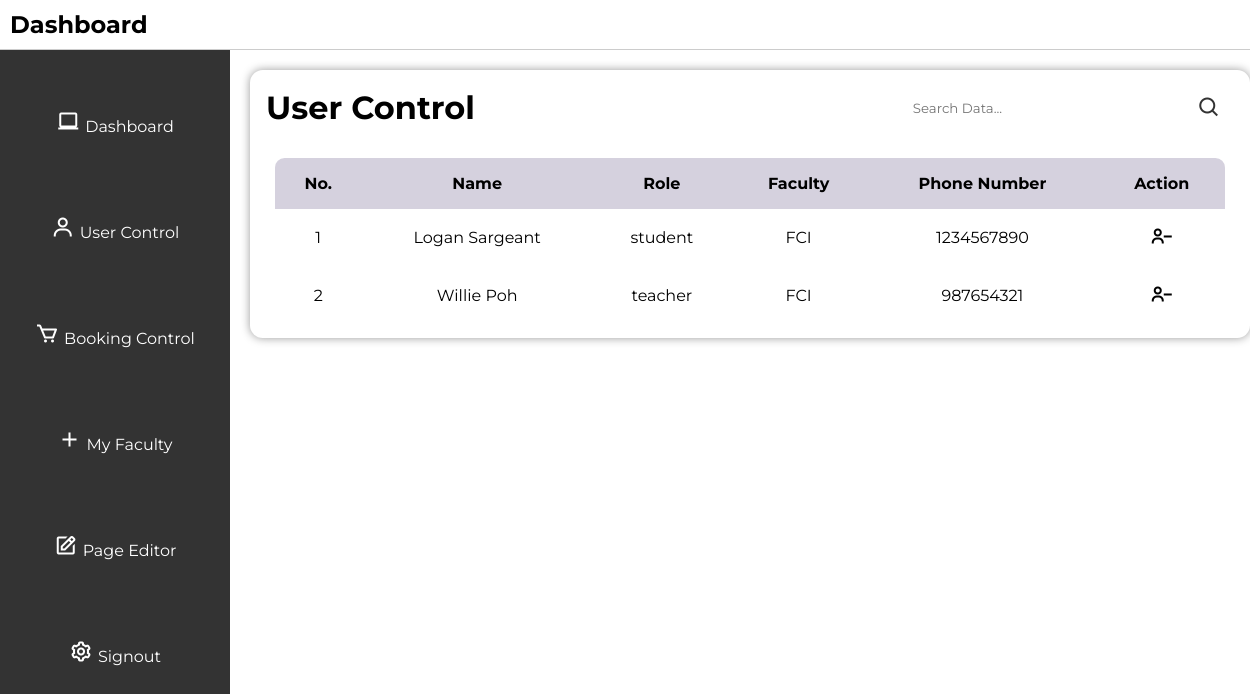
The page /usercontrol on the database as committed earlier.
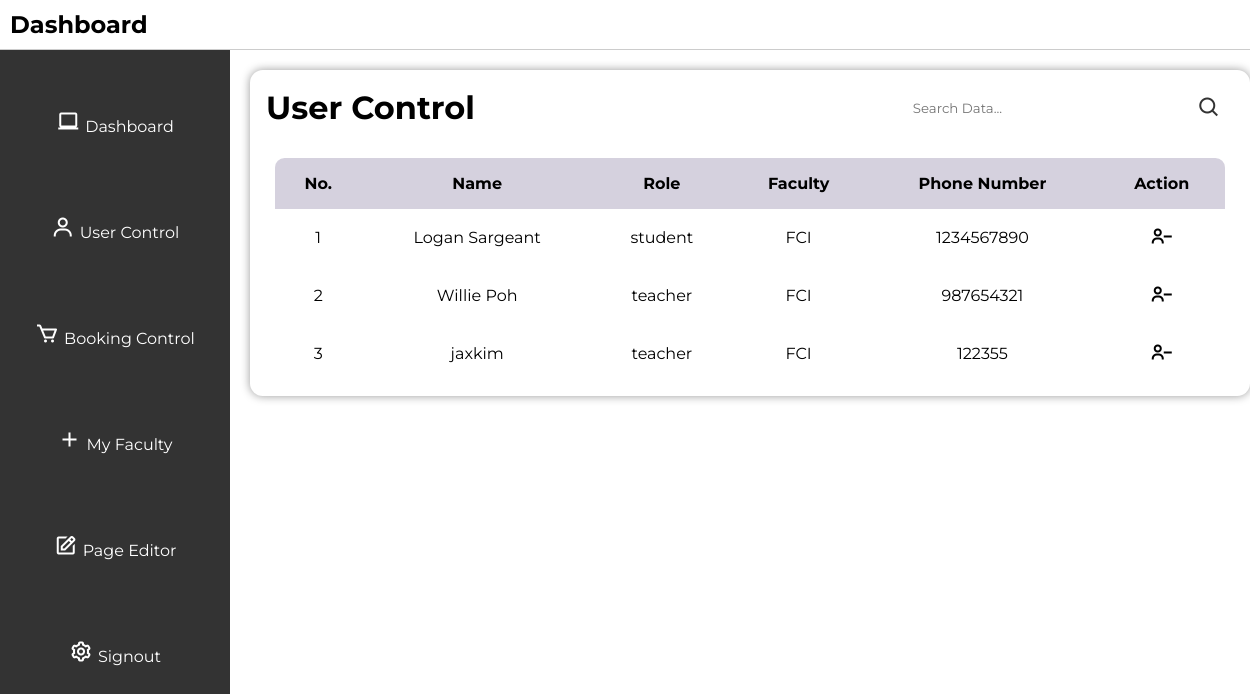
The same page on the database as committed later.
### tables this page shows
CREATE TABLE users (
        id INTEGER PRIMARY KEY AUTOINCREMENT,
        role TEXT NOT NULL,
        faculty TEXT NOT NULL,
        username TEXT NOT NULL UNIQUE,
        email TEXT NOT NULL UNIQUE,
        phone_number TEXT NOT NULL UNIQUE,
        password TEXT NOT NULL
        );

### app.py (the view)
@app.route("/usercontrol")
def usercontrol():
    search_query = request.args.get('search', '')
    conn = get_db_connection()
    cursor = conn.cursor()
    if search_query:
        cursor.execute(
            """
            SELECT id, role, faculty, username, phone_number
            FROM users
            WHERE username LIKE ? OR role LIKE ? OR faculty LIKE ? OR phone_number LIKE ?
            """,
            (f"%{search_query}%", f"%{search_query}%", f"%{search_query}%", f"%{search_query}%")
        )
    else:
        cursor.execute("SELECT id, role, faculty, username, phone_number FROM users")
    users = cursor.fetchall()
    cursor.close()
    conn.close()
    return render_template("usercontrol.html", users=users)

### app.py (called while the page is built)
def get_db_connection():
    con = sqlite3.connect("database.db")  # Connect to the database
    con.row_factory = sqlite3.Row        # Set row factory to sqlite3.Row for dictionary-like row access
    return con                           # Return the database connection

### templates/usercontrol.html (shortened to what this page needs)
<!DOCTYPE html>
<html lang="en">
<head>
    <link rel="stylesheet" href="../static/style.css">
    <link href='https://unpkg.com/boxicons@2.1.4/css/boxicons.min.css' rel='stylesheet'>
</head>
<body>
    <header>
        <h2>Dashboard</h2>
    </header>
    <div class="sidebar">
        <ul>
            <li><i class='bx bx-laptop'></i><a href="/admin">Dashboard</a></li>
            <li><i class='bx bx-user'></i><a href="/usercontrol">User Control</a></li>
            <li><i class='bx bx-cart'></i><a href="/appointmentcontrol">Booking Control</a></li>
            <li><i class='bx bx-plus'></i><a href="/faculty">My Faculty</a></li>
            <li><i class='bx bx-edit' ></i><a href="/adminpageeditor">Page Editor</a></li>
            <li><i class='bx bx-cog' ></i><a href="/logout">Signout</a></li>
        </ul>
    </div>
    <div class="user-main">
        <div class="table" id="customers_table">
            <div class="table__header">
                <h1>User Control</h1>
                <div class="input-group">
                    <input type="search" id="search" placeholder="Search Data...">
                    <i class='bx bx-search' onclick="searchData()"></i>
                </div>
            </div>
            <div class="table__body">
                <table>
                    <thead>
                        <tr>
                            <th> No. </th>
                            <th> Name </th>
                            <th> Role </th>
                            <th> Faculty </th>
                            <th> Phone Number </th>
                            <th> Action </th>
                        </tr>
                    </thead>
                    <tbody id="userTableBody">
                        {% for user in users %}
                        <form action="/delete_user" method="POST">
                            <tr>
                                <td> {{ loop.index }} </td>
                                <td>{{ user[3] }}</td>
                                <td>{{ user[1] }}</td>
                                <td> {{ user[2] }} </td>
                                <td> {{ user[4] }}</td>
                                <td>
                                    <button type="submit"><i class='bx bx-user-minus'></i></button>
                                </td>
                            </tr>
                        </form>
                        {% endfor %}
                    </tbody>
                </table>
            </div>
        </div>
    </div>
</body>
</html>

Rows that differ between the two databases and show on the page:
added users: username "jaxkim", role "teacher", faculty "FCI", phone_number "122355"
